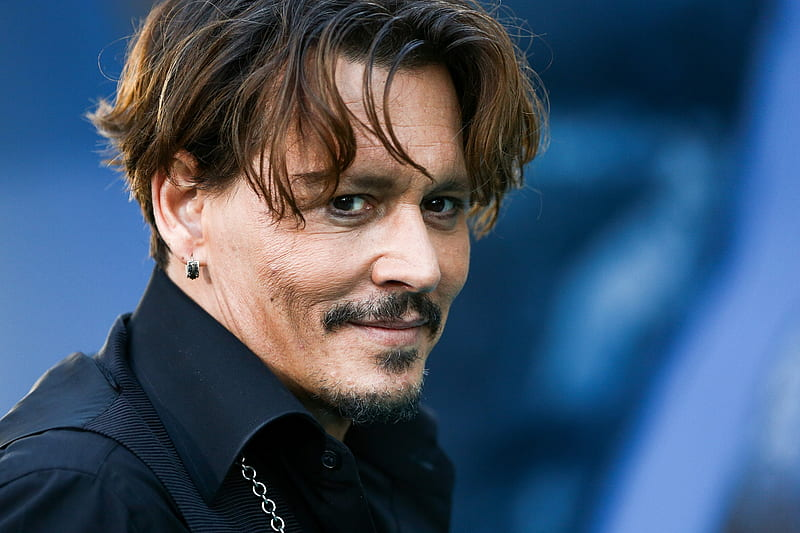
#> input picture jack.jpg, 800 x 533 px
$ python testimage.py
#> lines starting #> are read from the running program, lines starting #| are printed output that depends on the picture
import cv2
import base64


rawImg = cv2.imread("jack.jpg")
#> rawImg is the input picture: shape (533, 800, 3); mean B, G, R 106.3, 82.9, 64.1
print( len(rawImg)  )
#| 533

rawImg = cv2.resize(rawImg, (640, 480))
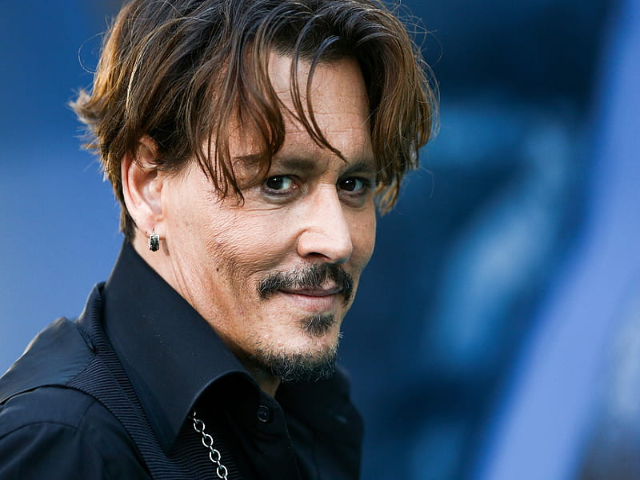
#> rawImg: shape (480, 640, 3); mean B, G, R 106.2, 82.8, 64

r, data = cv2.imencode(".jpg", rawImg,[cv2.IMWRITE_JPEG_QUALITY, 70])
print( len(data)  )
#| 33413

data = base64.b64encode(data)
print( len(data)  )
#| 44552

$ run again, with BillGate_1.jpg copied over jack.jpg
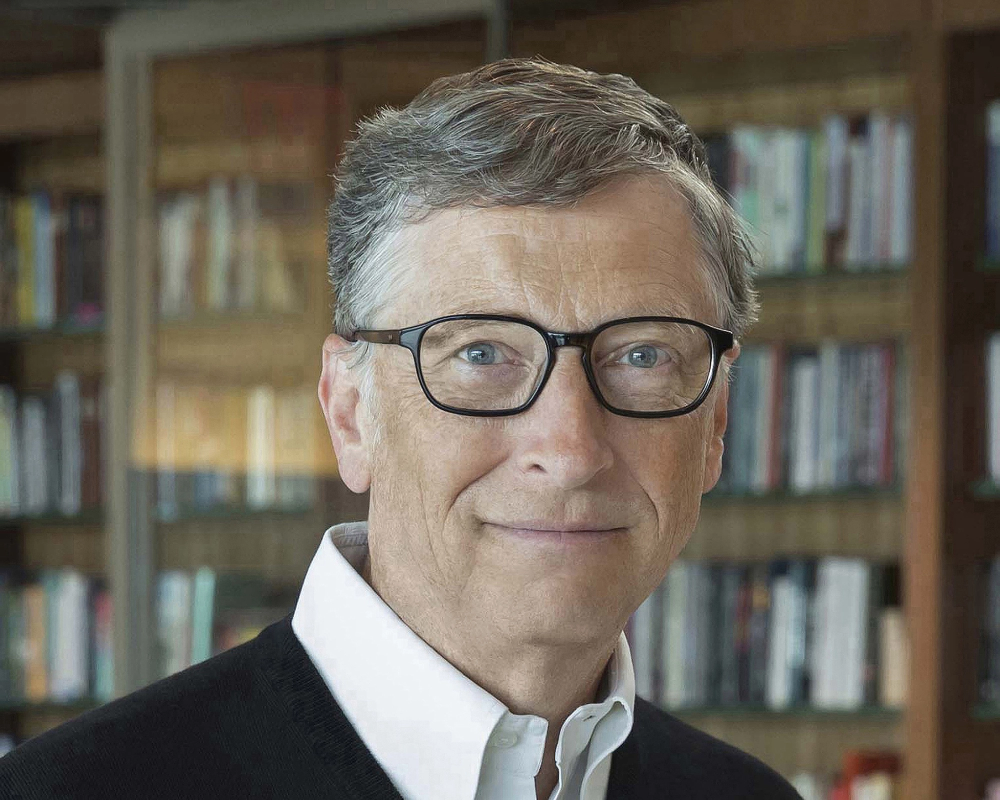
#> input picture BillGate_1.jpg, 2000 x 1599 px (shown at 1/2 size)
#> rawImg is the input picture: shape (1599, 2000, 3); mean B, G, R 90.3, 100.9, 107.3
#| 1599
#> `rawImg = cv2.resize(rawImg, (640, 480))`:
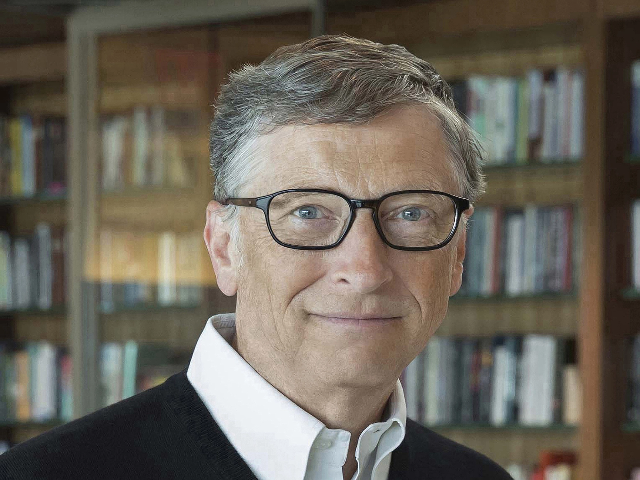
#> rawImg: shape (480, 640, 3); mean B, G, R 90.1, 100.8, 107.2
#| 37334
#| 49780

$ run again, with BillGate_4.jpg copied over jack.jpg
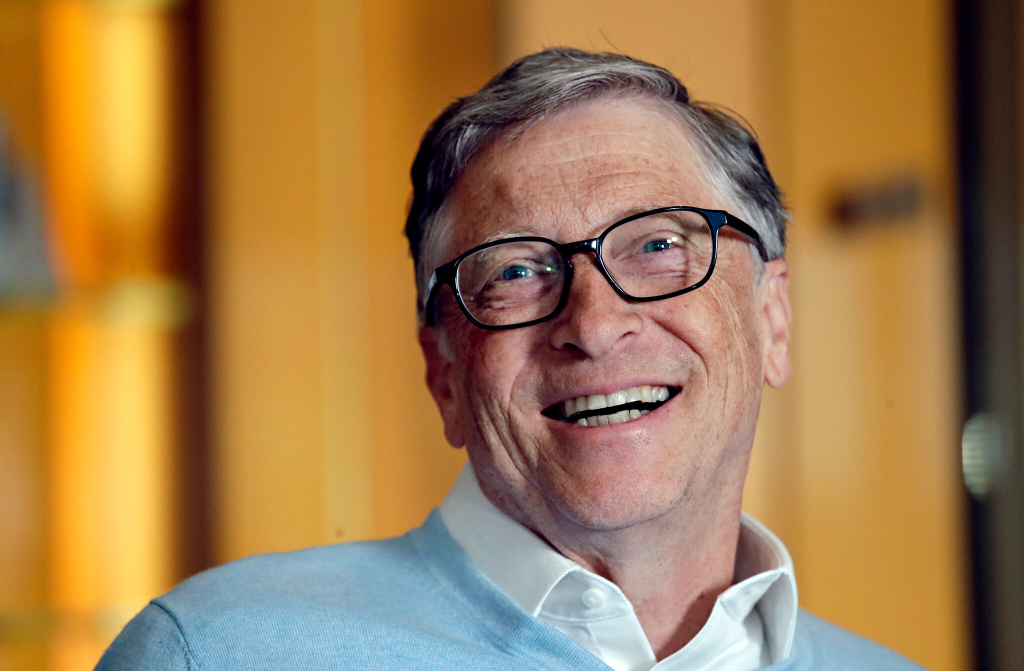
#> input picture BillGate_4.jpg, 2048 x 1342 px (shown at 1/2 size)
#> rawImg is the input picture: shape (1342, 2048, 3); mean B, G, R 78, 123.9, 161.8
#| 1342
#> `rawImg = cv2.resize(rawImg, (640, 480))`:
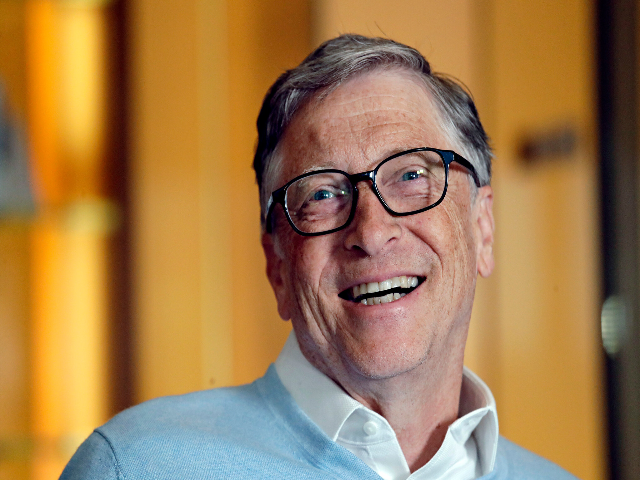
#> rawImg: shape (480, 640, 3); mean B, G, R 77.9, 123.8, 161.6
#| 31112
#| 41484
